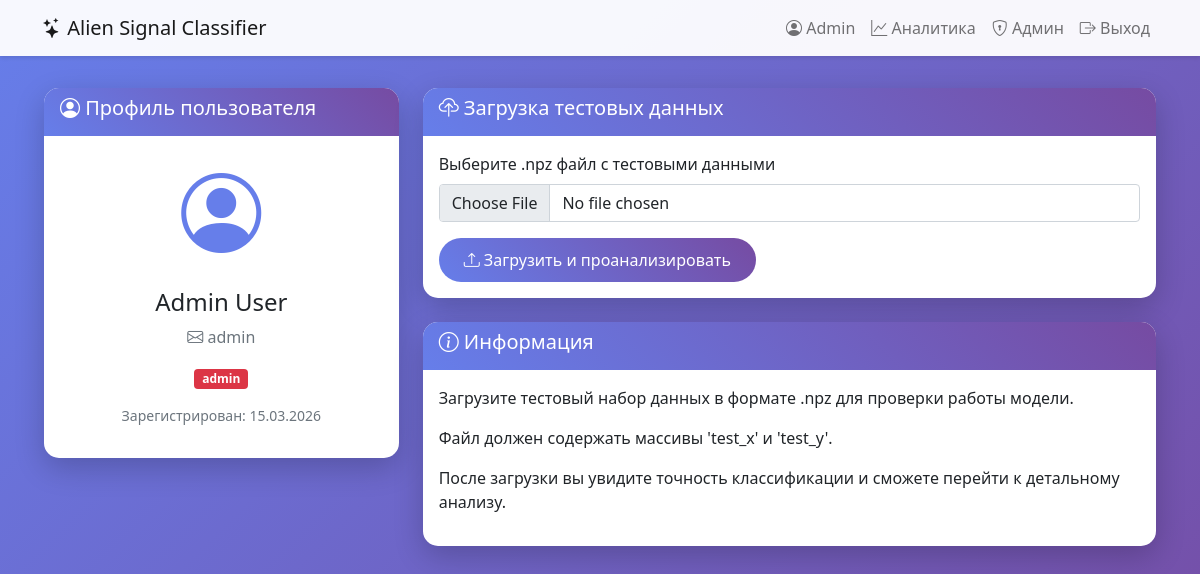
The app's page /profile (signed in) with its own data.
### flask_alien_app/models.py (models this page shows, shortened)
class User(UserMixin, db.Model):
    id = db.Column(db.Integer, primary_key=True)
    username = db.Column(db.String(80), unique=True, nullable=False)
    password = db.Column(db.String(200), nullable=False)
    first_name = db.Column(db.String(100), nullable=False)
    last_name = db.Column(db.String(100), nullable=False)
    role = db.Column(db.String(20), default='user')
    created_at = db.Column(db.DateTime, default=datetime.utcnow)

### flask_alien_app/app.py (the view)
@app.route('/profile')
@login_required
def profile():
    return render_template('profile.html', user=current_user)

### flask_alien_app/app.py (called while the page is built)
@login_manager.user_loader
def load_user(user_id):
    return User.query.get(int(user_id))

### flask_alien_app/templates/profile.html (shortened to what this page needs)
{% extends "base.html" %}
{% block content %}
<div class="row">
    <div class="col-md-4">
        <div class="card">
            <div class="card-header">
                <h5><i class="bi bi-person-circle"></i> Профиль пользователя</h5>
            </div>
            <div class="card-body text-center">
                <i class="bi bi-person-circle" style="font-size: 5rem; color: #667eea;"></i>
                <h4 class="mt-3">{{ user.first_name }} {{ user.last_name }}</h4>
                <p class="text-muted">
                    <i class="bi bi-envelope"></i> {{ user.username }}
                </p>
                <p>
                    <span class="badge {% if user.role == 'admin' %}bg-danger{% else %}bg-primary{% endif %}">
                        {{ user.role }}
                    </span>
                </p>
                <p class="text-muted small">
                    Зарегистрирован: {{ user.created_at.strftime('%d.%m.%Y') }}
                </p>
            </div>
        </div>
    </div>
    <div class="col-md-8">
        <div class="card">
            <div class="card-header">
                <h5><i class="bi bi-cloud-upload"></i> Загрузка тестовых данных</h5>
            </div>
            <div class="card-body">
                <form action="{{ url_for('upload_file') }}" method="POST" enctype="multipart/form-data">
                    <div class="mb-3">
                        <label for="file" class="form-label">Выберите .npz файл с тестовыми данными</label>
                        <input type="file" class="form-control" id="file" name="file" accept=".npz" required>
                    </div>
                    <button type="submit" class="btn btn-primary">
                        <i class="bi bi-upload"></i> Загрузить и проанализировать
                    </button>
                </form>
            </div>
        </div>
        <div class="card mt-4">
            <div class="card-header">
                <h5><i class="bi bi-info-circle"></i> Информация</h5>
            </div>
            <div class="card-body">
                <p>Загрузите тестовый набор данных в формате .npz для проверки работы модели.</p>
                <p>Файл должен содержать массивы 'test_x' и 'test_y'.</p>
                <p>После загрузки вы увидите точность классификации и сможете перейти к детальному анализу.</p>
            </div>
        </div>
    </div>
</div>
{% endblock %}

### flask_alien_app/templates/base.html (shortened to what this page needs)
<!DOCTYPE html>
<html lang="ru">
<head>
    <link href="https://cdn.jsdelivr.net/npm/bootstrap@5.1.3/dist/css/bootstrap.min.css" rel="stylesheet">
    <link rel="stylesheet" href="https://cdn.jsdelivr.net/npm/bootstrap-icons@1.8.1/font/bootstrap-icons.css">
</head>
<body>
    <nav class="navbar navbar-expand-lg navbar-light">
        <div class="container">
            <a class="navbar-brand" href="/">
                <i class="bi bi-stars"></i>
                Alien Signal Classifier
            </a>
            <div class="collapse navbar-collapse" id="navbarNav">
                <ul class="navbar-nav ms-auto">
                    {% if current_user.is_authenticated %}
                        <li class="nav-item">
                            <a class="nav-link" href="{{ url_for('profile') }}">
                                <i class="bi bi-person-circle"></i> {{ current_user.first_name }}
                            </a>
                        </li>
                        <li class="nav-item">
                            <a class="nav-link" href="{{ url_for('analytics') }}">
                                <i class="bi bi-graph-up"></i> Аналитика
                            </a>
                        </li>
                        {% if current_user.role == 'admin' %}
                        <li class="nav-item">
                            <a class="nav-link" href="{{ url_for('admin') }}">
                                <i class="bi bi-shield-lock"></i> Админ
                            </a>
                        </li>
                        {% endif %}
                        <li class="nav-item">
                            <a class="nav-link" href="{{ url_for('logout') }}">
                                <i class="bi bi-box-arrow-right"></i> Выход
                            </a>
                        </li>
                    {% endif %}
                </ul>
            </div>
        </div>
    </nav>
    <main class="main-content">
        <div class="container">
            {% block content %}{% endblock %}
        </div>
    </main>
</body>
</html>

### flask_alien_app/templates/base.html (style rules this page uses)
body { background: linear-gradient(135deg, #667eea 0%, #764ba2 100%); min-height: 100vh; }
.navbar { background: rgba(255, 255, 255, 0.95); box-shadow: 0 2px 4px rgba(0,0,0,.1); }
.main-content { padding: 2rem; }
.card { border: none; border-radius: 15px; box-shadow: 0 10px 30px rgba(0,0,0,0.2); margin-bottom: 20px; }
.card-header { background: linear-gradient(45deg, #667eea, #764ba2); color: white; border-radius: 15px 15px 0 0 !important; border: none; }
.btn-primary { background: linear-gradient(45deg, #667eea, #764ba2); border: none; border-radius: 25px; padding: 10px 25px; }

### records on screen
User: first_name "Admin", last_name "User", username "admin", role "admin", created_at "15.03.2026"
